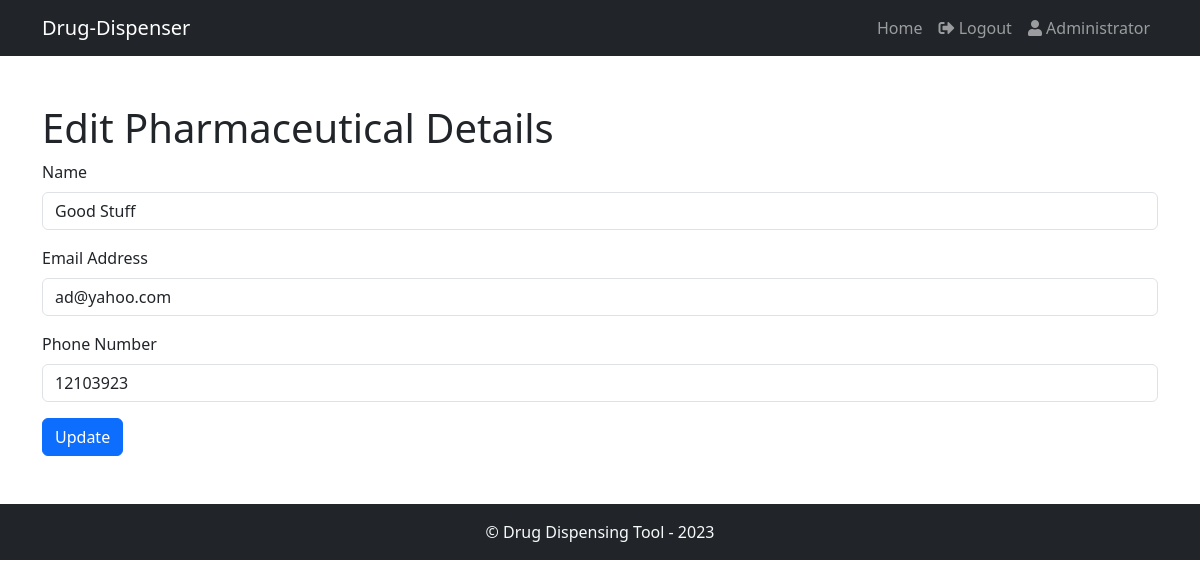
Page /edit/edit_pharmaceutical.php?pharmaceuticalId=1 (signed in) on the committed database.
### tables this page shows
CREATE TABLE `pharmaceutical` (
  `pharmaceuticalId` int(11) NOT NULL,
  `name` varchar(100) NOT NULL,
  `emailAddress` varchar(100) NOT NULL,
  `phoneNumber` varchar(20) DEFAULT NULL
);

### edit/edit_pharmaceutical.php (the view, shortened to what this page needs)
<?php
require_once('../database.php');
$pharmaceuticalId = $_GET['pharmaceuticalId'];
$pharmaceutical = array();
$conn = new mysqli($host, $username, $databasePassword, $databaseName);
if ($conn->connect_error) {
    die("Connection failed: " . $conn->connect_error);
} else {
    $sql = "SELECT * FROM pharmaceutical WHERE pharmaceuticalId = $pharmaceuticalId";
    $result = $conn->query($sql);
    if ($result->num_rows === 1) {
        $pharmaceutical = $result->fetch_assoc();
    } else {
        header("Location: ../errors/404.php");
        exit();
    }
}
?>
<!DOCTYPE html>
<html lang="en">
<head>
    <link rel="stylesheet" href="https://cdnjs.cloudflare.com/ajax/libs/bootstrap/5.3.0/css/bootstrap.min.css">
</head>
<body>
<?php
include_once '../commons.php';
echo $header;
?>
    <div class="container mt-5">
        <h1>Edit Pharmaceutical Details</h1>
        <form method="post">
            <div class="mb-3">
                <label for="name" class="form-label">Name</label>
                <input type="text" class="form-control" id="name" name="name" value="<?= $pharmaceutical['name'] ?>" required>
            </div>
            <div class="mb-3">
                <label for="emailAddress" class="form-label">Email Address</label>
                <input type="email" class="form-control" id="emailAddress" name="emailAddress" value="<?= $pharmaceutical['emailAddress'] ?>" required>
            </div>
            <div class="mb-3">
                <label for="phoneNumber" class="form-label">Phone Number</label>
                <input type="tel" class="form-control" id="phoneNumber" name="phoneNumber" value="<?= $pharmaceutical['phoneNumber'] ?>" required>
            </div>
            <button type="submit" class="btn btn-primary">Update</button>
        </form>
    </div>
    <?php echo $footer; ?>
</body>
</html>

### rows in the picture
pharmaceutical: name "Good Stuff", emailAddress "ad@yahoo.com", phoneNumber "12103923"

### other values in the picture
$userDisplay "Administrator"
